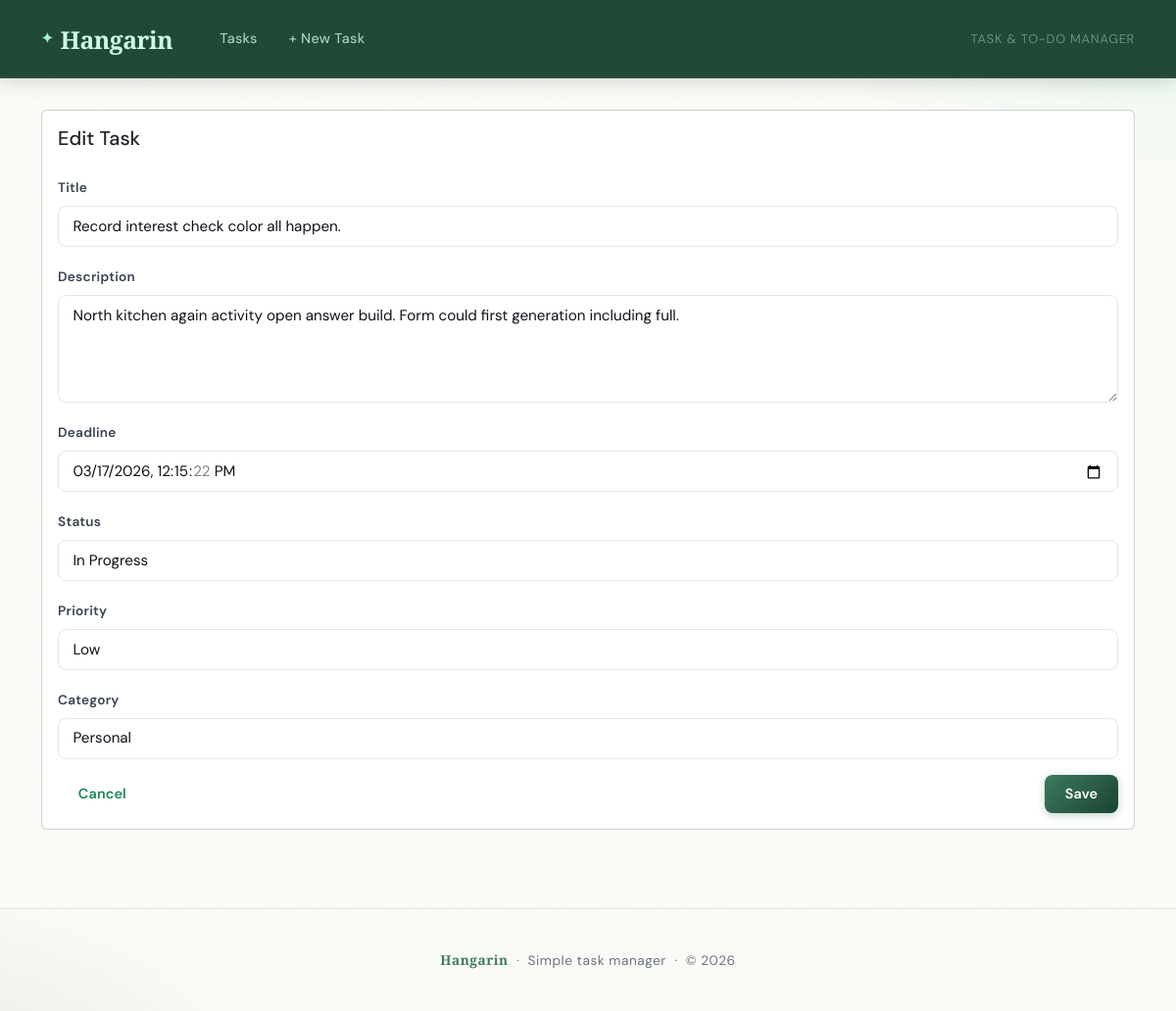
Page /tasks/30/edit/ on the committed database.
### tasks/models.py (models this page shows, shortened)
class BaseModel(models.Model):
    created_at = models.DateTimeField(auto_now_add=True)
    updated_at = models.DateTimeField(auto_now=True)
    class Meta:
        abstract = True

class Task(BaseModel):
    title = models.CharField(max_length=255)
    description = models.TextField()
    deadline = models.DateTimeField()
    status = models.CharField(max_length=50, choices=STATUS_CHOICES, default="Pending")
    category = models.ForeignKey(Category, on_delete=models.SET_NULL, null=True)
    priority = models.ForeignKey(Priority, on_delete=models.SET_NULL, null=True)

### tasks/views.py (the view, shortened to what this page needs)
# urls.py: path("tasks/<int:pk>/edit/", views.TaskUpdateView.as_view(), name="task_edit"),
class TaskUpdateView(generic.UpdateView):
    model = Task
    form_class = TaskForm
    template_name_suffix = "_form"

### tasks/forms.py
class TaskForm(forms.ModelForm):
    class Meta:
        model = Task
        fields = [
            "title",
            "description",
            "deadline",
            "status",
            "priority",
            "category",
        ]
        widgets = {
            "title": forms.TextInput(attrs={"class": "form-control"}),
            "description": forms.Textarea(attrs={"class": "form-control", "rows": 4}),
            "deadline": forms.DateTimeInput(
                attrs={"type": "datetime-local", "class": "form-control"}
            ),
            "status": forms.Select(attrs={"class": "form-select"}),
            "priority": forms.Select(attrs={"class": "form-select"}),
            "category": forms.Select(attrs={"class": "form-select"}),
        }

### tasks/models.py (called while the page is built)
    def __str__(self):
        return self.name

    def __str__(self):
        return self.name

### tasks/templates/tasks/task_form.html (shortened to what this page needs)
{% extends "tasks/base.html" %}
{% block content %}
<div class="card">
  <div class="card-body">
    <h1 class="h5 mb-4">{% if object %}Edit{% else %}New{% endif %} Task</h1>
    <form method="post" novalidate>
      {% for field in form %}
        <div class="mb-3">
          <label class="form-label" for="{{ field.id_for_label }}">{{ field.label }}</label>
          {{ field }}
        </div>
      {% endfor %}
      <div class="d-flex justify-content-between">
        <a href="{% url 'tasks:task_list' %}" class="btn btn-outline-success">Cancel</a>
        <button type="submit" class="btn btn-success">Save</button>
      </div>
    </form>
  </div>
</div>
{% endblock %}

### tasks/templates/tasks/base.html (style rules this page uses)
:root { --ink: #0d1117; --ink-soft: #374151; --ink-muted: #6b7280; --sage: #3d7a5e; --sage-mid: #2d6a4f; --sage-deep: #1b4332; --mint: #a7f3d0; --mint-light:#d1fae5; --cream: #fafaf7; --white: #ffffff; --border: rgba(61, 122, 94, 0.15); --shadow-sm: 0 1px 3px rgba(13,17,23,0.06), 0 1px 2px rgba(13,17,23,0.04); --shadow-md: 0 4px 16px rgba(13,17,23,0.08), 0 2px 6px rgba(13,17,23,0.04); --shadow-lg: 0 20px 48px rgba(13,17,23,0.12), 0 8px 20px rgba(13,17,23,0.06); --radius-sm: 0.5rem; --radius-md: 0.875rem; --radius-lg: 1.5rem; --radius-xl: 2rem; }
*, *::before, *::after { box-sizing: border-box; }
html, body { height: 100%; }
body { font-family: 'DM Sans', system-ui, sans-serif; font-size: 16px; line-height: 1.7; color: var(--ink); background-color: var(--cream); min-height: 100vh; background-image: radial-gradient(ellipse 80% 50% at 110% -10%, rgba(167,243,208,0.35) 0%, transparent 60%), radial-gradient(ellipse 60% 40% at -10% 110%, rgba(45,106,79,0.12) 0%, transparent 55%); background-attachment: fixed; }
body::before { content: ''; position: fixed; inset: 0; pointer-events: none; z-index: 0; opacity: 0.4; }
.btn { font-weight: 600; font-size: 0.9rem; letter-spacing: 0.01em; border-radius: var(--radius-sm); padding: 0.55rem 1.3rem; transition: all 0.18s ease; border: none; }
.btn-primary, .btn-gradient, .btn-success { background: linear-gradient(135deg, var(--sage) 0%, var(--sage-deep) 100%); color: #fff; box-shadow: 0 2px 8px rgba(45,106,79,0.3); }
.form-control, .form-select { border-radius: var(--radius-sm); border: 1.5px solid #e5e7eb; font-size: 0.95rem; padding: 0.55rem 0.9rem; color: var(--ink); background: var(--white); transition: border-color 0.15s ease, box-shadow 0.15s ease; }
.form-label { font-size: 0.85rem; font-weight: 600; letter-spacing: 0.02em; color: var(--ink-soft); margin-bottom: 0.4rem; }

### rows in the picture
Task: form "Record interest check color all happen." "North kitchen again activity open answer build. Form could first generation including full." "03/17/2026 12:15:22" "In Progress" "Low" "Personal"

### other values in the picture
{{ field.label }} "Title" "Description" "Deadline" "Status" "Priority" "Category"
